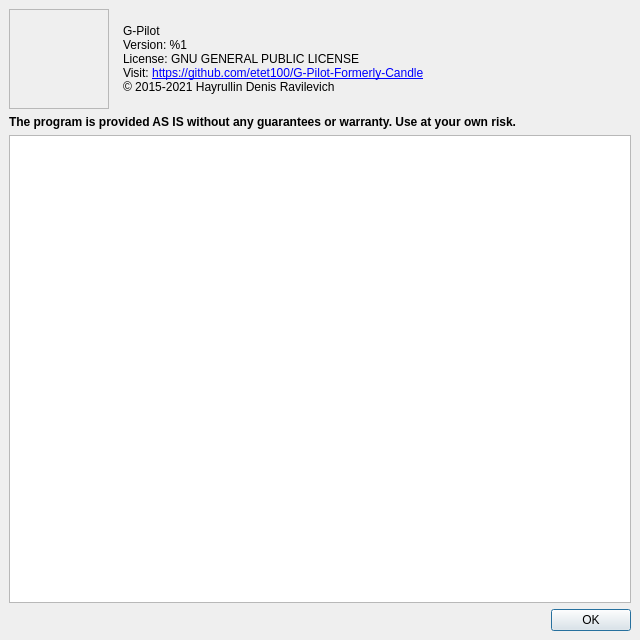
<?xml version="1.0" encoding="UTF-8"?>
<ui version="4.0">
 <class>frmAbout</class>
 <widget class="QDialog" name="frmAbout">
  <property name="geometry">
   <rect>
    <x>0</x>
    <y>0</y>
    <width>640</width>
    <height>640</height>
   </rect>
  </property>
  <property name="windowTitle">
   <string>About</string>
  </property>
  <property name="styleSheet">
   <string notr="true">QWidget {
	font-size: 9pt;
}</string>
  </property>
  <layout class="QVBoxLayout" name="verticalLayout">
   <property name="leftMargin">
    <number>9</number>
   </property>
   <property name="topMargin">
    <number>9</number>
   </property>
   <property name="rightMargin">
    <number>9</number>
   </property>
   <property name="bottomMargin">
    <number>9</number>
   </property>
   <item>
    <layout class="QHBoxLayout" name="horizontalLayout_2" stretch="0,0,1">
     <property name="spacing">
      <number>14</number>
     </property>
     <item>
      <widget class="QFrame" name="frame">
       <property name="minimumSize">
        <size>
         <width>100</width>
         <height>100</height>
        </size>
       </property>
       <property name="styleSheet">
        <string notr="true">image: url(:/images/gpilot_256.png);</string>
       </property>
       <property name="frameShape">
        <enum>QFrame::StyledPanel</enum>
       </property>
       <property name="frameShadow">
        <enum>QFrame::Raised</enum>
       </property>
      </widget>
     </item>
     <item>
      <widget class="QLabel" name="lblAbout">
       <property name="text">
        <string>&lt;html&gt;&lt;head/&gt;&lt;body&gt;&lt;p&gt;G-Pilot&lt;br/&gt;Version: %1&lt;br/&gt;License: GNU GENERAL PUBLIC LICENSE&lt;br/&gt;Visit: &lt;a href=&quot;https://github.com/etet100/G-Pilot-Formerly-Candle&quot;&gt;&lt;span style=&quot; text-decoration: underline; color:#0000ff;&quot;&gt;https://github.com/etet100/G-Pilot-Formerly-Candle&lt;br/&gt;&lt;/span&gt;&lt;/a&gt;© 2015-2021 Hayrullin Denis Ravilevich&lt;/p&gt;&lt;/body&gt;&lt;/html&gt;</string>
       </property>
       <property name="alignment">
        <set>Qt::AlignLeading|Qt::AlignLeft|Qt::AlignVCenter</set>
       </property>
      </widget>
     </item>
     <item>
      <spacer name="horizontalSpacer_2">
       <property name="orientation">
        <enum>Qt::Horizontal</enum>
       </property>
       <property name="sizeHint" stdset="0">
        <size>
         <width>40</width>
         <height>20</height>
        </size>
       </property>
      </spacer>
     </item>
    </layout>
   </item>
   <item>
    <widget class="QLabel" name="label_2">
     <property name="text">
      <string>&lt;html&gt;&lt;head/&gt;&lt;body&gt;&lt;p&gt;&lt;span style=&quot; font-weight:600;&quot;&gt;The program is provided AS IS without any guarantees or warranty. Use at your own risk.&lt;/span&gt;&lt;/p&gt;&lt;/body&gt;&lt;/html&gt;</string>
     </property>
     <property name="wordWrap">
      <bool>true</bool>
     </property>
    </widget>
   </item>
   <item>
    <widget class="QPlainTextEdit" name="txtLicense">
     <property name="font">
      <font>
       <pointsize>9</pointsize>
      </font>
     </property>
     <property name="readOnly">
      <bool>true</bool>
     </property>
    </widget>
   </item>
   <item>
    <layout class="QHBoxLayout" name="horizontalLayout">
     <item>
      <spacer name="horizontalSpacer">
       <property name="orientation">
        <enum>Qt::Horizontal</enum>
       </property>
       <property name="sizeHint" stdset="0">
        <size>
         <width>40</width>
         <height>20</height>
        </size>
       </property>
      </spacer>
     </item>
     <item>
      <widget class="QPushButton" name="cmdOk">
       <property name="text">
        <string>OK</string>
       </property>
      </widget>
     </item>
    </layout>
   </item>
  </layout>
 </widget>
 <resources/>
 <connections>
  <connection>
   <sender>cmdOk</sender>
   <signal>clicked()</signal>
   <receiver>frmAbout</receiver>
   <slot>onCmdOkClicked()</slot>
   <hints>
    <hint type="sourcelabel">
     <x>599</x>
     <y>621</y>
    </hint>
    <hint type="destinationlabel">
     <x>637</x>
     <y>617</y>
    </hint>
   </hints>
  </connection>
  <connection>
   <sender>lblAbout</sender>
   <signal>linkActivated(QString)</signal>
   <receiver>frmAbout</receiver>
   <slot>onLblAboutLinkActivated(QString)</slot>
   <hints>
    <hint type="sourcelabel">
     <x>380</x>
     <y>37</y>
    </hint>
    <hint type="destinationlabel">
     <x>637</x>
     <y>194</y>
    </hint>
   </hints>
  </connection>
 </connections>
 <slots>
  <slot>onCmdOkClicked()</slot>
  <slot>onLblAboutLinkActivated(QString)</slot>
 </slots>
</ui>
